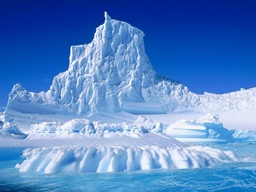
#> input picture images/Good Quality Wallpaper High Desktop.jpg, 256 x 192 px, shrunk from 1600 x 1200 before the run
$ python main.py
#> lines starting #> are read from the running program, lines starting #| are printed output that depends on the picture
import cv2
import numpy as np

image_path  = 'images/Good Quality Wallpaper High Desktop.jpg'


def kmeans(image: np.ndarray, k: int, norm_function) -> np.ndarray:
    """
    kmeans clustering algorithm

    param: image: np.ndarray of shape (m, n, 3)
    param: k: number of clusters
    param: norm_function: function to calculate the norm between two points

    """

    print("Running kmeans")

    centroids = selct_centroids(image, k)
    print("Selected centroids: ", centroids)
    centroid_map = partition(image, centroids, norm_function)
    previous_cost = float('inf')
    current_cost = cost_function(image, centroid_map, norm_function)
    current_iteration = 0
    max_iterations = 1
    threshold = 1e-5

    while not should_stop(current_iteration, max_iterations, current_cost, previous_cost, threshold):
        previous_cost = current_cost
        centroids = update_centroids(image, centroid_map)
        centroid_map = partition(image, centroids.values(), norm_function)
        current_cost = cost_function(image, centroid_map, norm_function)
        current_iteration += 1

        print("Iteration: ", current_iteration, "Cost: ", current_cost)

    return centroids, centroid_map


def should_stop(current_iteration: int, max_iterations: int, current_cost: float, previous_cost: float, threshold: float) -> bool:
    """
    Check if the algorithm should stop

    param: current_iteration: int
    param: max_iterations: int
    param: current_cost: float
    param: previous_cost: float
    param: threshold: float

    returns: bool
    """

    if current_iteration >= max_iterations:
        return True

    if abs(current_cost - previous_cost) < threshold:
        return True

    return False


def update_centroids(image: np.ndarray, centroid_map: dict[tuple, list[tuple]]) -> dict[tuple, tuple]:
    """
    Update the centroids based on the current clustering

    param: image: np.ndarray of shape (m, n, 3)

    param: centroid_map: dict of centroids to list of points, each point is a coordinate in the image

    returns: dict of old centroids to new centroids
    """

    ans = {}

    for centroid, points in centroid_map.items():
        sum_points = np.array([0, 0, 0])
        for point in points:
            sum_points += image[point[0], point[1]]

        new_centroid = tuple(sum_points / len(points))
        ans[centroid] = new_centroid

    return ans


def partition(image: np.ndarray, centroids: list[tuple], norm_function) -> dict[tuple, list[tuple]]:
    """
    Partition the image into k clusters based on the centroids

    param: image: np.ndarray of shape (m, n, 3)
    param: centroids: np.ndarray of shape (k, 3)
    param: norm_function: function to calculate the norm between two points
    """

    print("Partitioning the image")

    centroid_map = {centroid: [] for centroid in centroids}

    for i in range(image.shape[0]):
        for j in range(image.shape[1]):
            point = image[i, j]
            min_distance = float('inf')
            closest_centroid = None

            for centroid in centroids:
                distance = norm_function(vector_difference(centroid, point))
                if distance < min_distance:
                    min_distance = distance
                    closest_centroid = centroid

            centroid_map[closest_centroid].append((i, j))

            processed_pixels = i * image.shape[1] + j
            total_pixels = image.shape[0] * image.shape[1]
            if processed_pixels % 1000 == 0:
                print("Processed pixels: ", processed_pixels, "Total pixels: ", total_pixels)

    return centroid_map


def selct_centroids(image: np.ndarray, k: int) -> list[tuple]:
    """
    Select k random centroids from the image.

   """

    print("Selecting centroids")

    m, n, _ = image.shape
    centroids = []

    for i in range(k):
        x = np.random.randint(0, m)
        y = np.random.randint(0, n)
        while tuple(image[x, y]) in centroids:
            x = np.random.randint(0, m)
            y = np.random.randint(0, n)

        centroids.append(tuple(image[x, y]))


    return centroids


def cost_function(image: np.ndarray, centroid_map: dict[tuple, list[tuple]], norm_function) -> float:
    """
    Calculate the cost of the current clustering

    param: image: np.ndarray of shape (m, n, 3)
    param: centroid_map: dict of centroids to list of points, each point is a coordinate in the image
    param: norm_function: function to calculate the norm
    """

    cost = 0
    for centroid, points in centroid_map.items():
        for point in points:
            cost += norm_function(vector_difference(centroid, image[point[0], point[1]]))

    return cost


def vector_difference(v1, v2) -> np.ndarray:
    """
    Sometimes we need to calculate the difference between two vectors,
    those two vectors can be of any type, not necessarily numpy arrays,
    so overloading the - operator won't work.
    """
    diff = [v1[i] - v2[i] for i in range(len(v1))]
    return np.array(diff)


def p_norm(vector, p) -> float:
    """
    Calculate the p-norm of a vector
    """

    s = 0
    for i in range(len(vector)):
        s += abs(vector[i]) ** p

    return s ** (1/p)


def convert_cluster_map_to_image(image: np.ndarray, cluster_map: dict[tuple, list[tuple]]) -> np.ndarray:
    """
    Convert the cluster map to an image
    """

    new_image = np.zeros_like(image)

    for centroid, points in cluster_map.items():
        for point in points:
            new_image[point[0], point[1]] = centroid

    return new_image


# function to open image
def open_image_from_path(image_path: str):
    image = cv2.imread(image_path)
    image_rgb = cv2.cvtColor(image, cv2.COLOR_BGR2RGB)
    print("opened image of shape: ", image_rgb.shape, "image type: ", type(image_rgb))
    return image_rgb

def open_image_from_np_array(image: np.ndarray):
    image_rgb = cv2.cvtColor(image, cv2.COLOR_BGR2RGB)
    print("opened image of shape: ", image_rgb.shape, "image type: ", type(image_rgb))
    return image_rgb

# function to display image
def display_image(image: np.ndarray, window_name: str) -> None:
    cv2.imshow(window_name, image)
    cv2.waitKey(0)
    cv2.destroyAllWindows()


def main():
    image = open_image_from_path(image_path)
#> in open_image_from_path, image is the input picture: shape (192, 256, 3); mean B, G, R 197.8, 133.4, 86.4
#| opened image of shape:  (192, 256, 3) image type:  <class 'numpy.ndarray'>
    centroids, cluster_map = kmeans(image, 3, lambda x: p_norm(x, 2))
#> after the loop in selct_centroids, `for i in range(k):`: centroids = [(218, 234, 255), (217, 221, 246), (4, 90, 193)]
#| Selected centroids:  [(218, 234, 255), (217, 221, 246), (4, 90, 193)]
#> in partition, `centroid_map = {centroid: [] for centroid in centroids}`: centroid_map = {(218, 234, 255): [], (217, 221, 246): [], (4, 90, 193): []}
#> the loop in cost_function, `for centroid, points in centroid_map.items():` made 3 passes
#> the loop in kmeans, `while not should_stop(current_iteration, max_iterations, current_cost,..` made 1 pass
#> (printed output is left out)
    new_image = convert_cluster_map_to_image(image, cluster_map)
#> the loop in convert_cluster_map_to_image, `for centroid, points in cluster_map.items():` made 3 passes
#> centroid on passes 1 to 3: (201.8, 221.6, 250.1), (109.8, 158.8, 210.4), (33.29, 80.01, 170.4)
#> after the loop in convert_cluster_map_to_image, `for centroid, points in cluster_map.items():`:
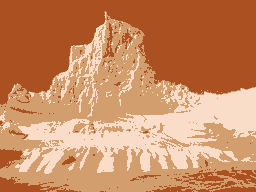
#> new_image: shape (192, 256, 3); mean of channels 0, 1, 2 97.2, 139, 201.9; drawn as B, G, R
    display_image(new_image, "new image")

if __name__ == "__main__":
    print("Running main")
    main()
